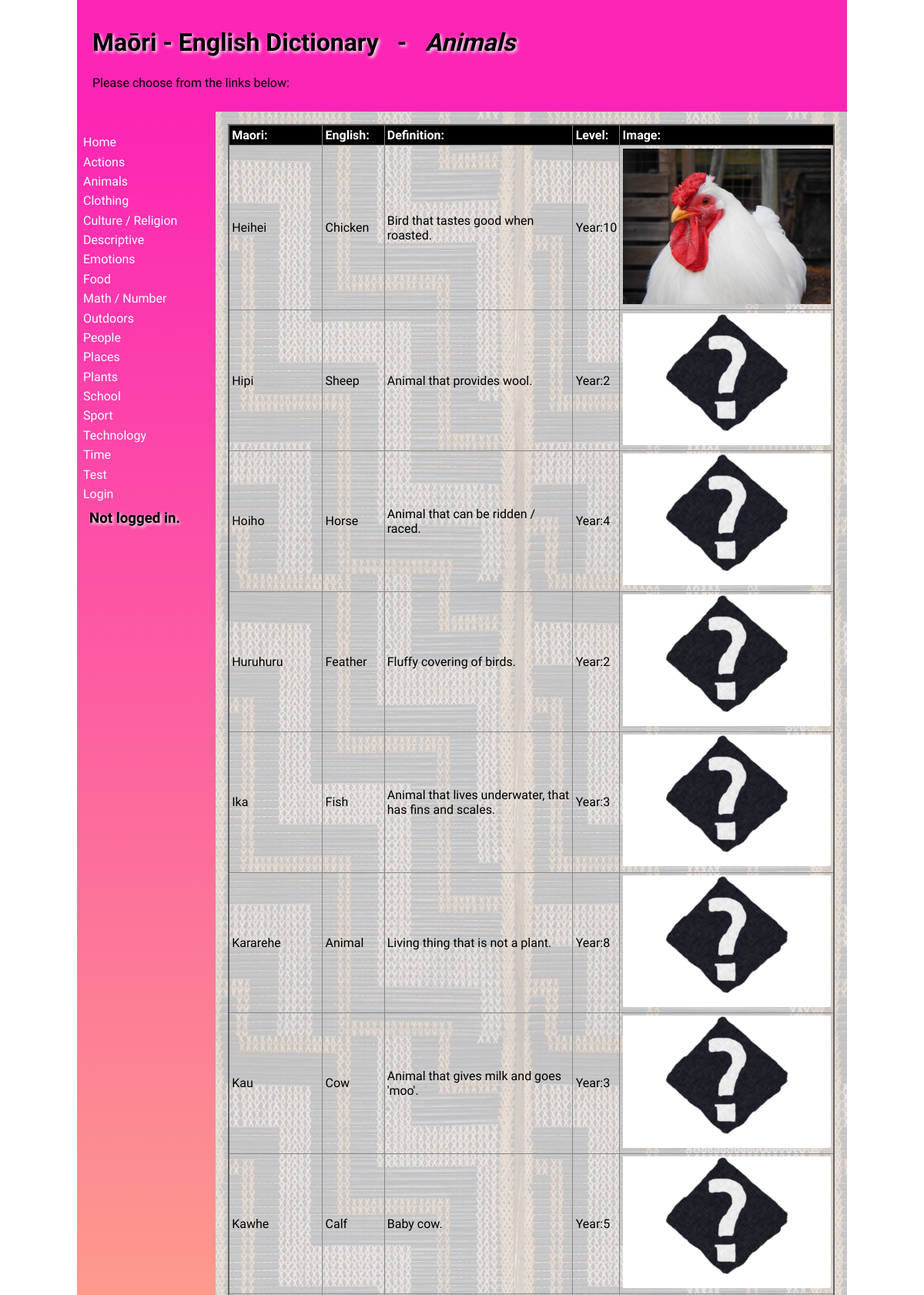
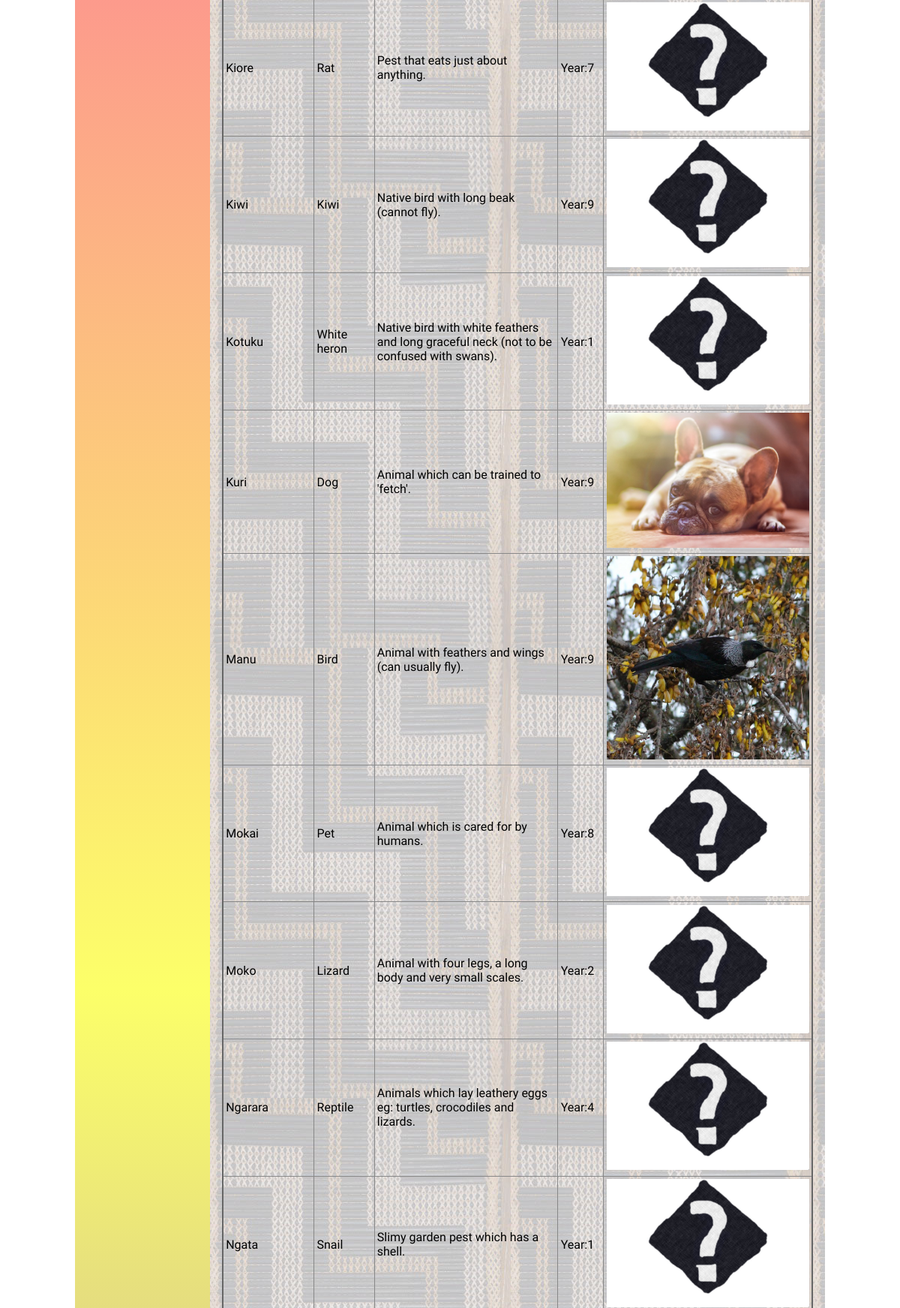
The page /main/Animals (upper part) on the database its author committed (2 pictures, top to bottom).
### tables this page shows
CREATE TABLE categories
(
	id integer /*autoincrement needs PK*/,
	category varchar(30)
, link varchar(30));

CREATE TABLE "dictionary"
(
	id integer
		constraint dictionary_pk
			primary key autoincrement,
	maori varchar(30),
	english varchar(30),
	category varchar(30),
	definition varchar(60),
	level integer
);

### app.py (the view, shortened to what this page needs)
@app.route('/main/<category>', methods=['GET', 'POST'])
def render_menu_page(category):
    current_category = category.replace("&", " / ").capitalize()
    print(current_category)
    return render_template("main.html", table=get_dictionary(), categories=get_categories(),
                           current=current_category, logged_in=is_logged_in(),
                           name=session.get('first_name'), admin=session.get('admin'))

### app.py (called while the page is built)
def create_connection(db_file):
    try:
        connection = sqlite3.connect(db_file)
        print(connection)
        return connection
    except Error as e:
        print(e)
    return None

def get_dictionary():
    con = create_connection(DB_NAME)
    query = "SELECT id, maori, english, category, definition, level FROM dictionary"
    cur = con.cursor()
    cur.execute(query)
    table = cur.fetchall()
    con.close()
    return table

def get_categories():
    con = create_connection(DB_NAME)
    query = "SELECT category, link FROM categories"
    cur = con.cursor()
    cur.execute(query)
    categories_table = cur.fetchall()
    con.close()
    return categories_table

def is_logged_in():
    if session.get('email') is None:
        print("Currently not logged in")
        return False
    else:
        print("Currently logged in")
        return True

### templates/main.html (shortened to what this page needs)
{% extends "base.html" %}
{% block heading %}Maōri - English Dictionary &#160;&#160;-&#160;&#160; <em>{{current}}</em>{% endblock %}
{% block main %}
<div class="table">
    <table>
        <tr>
            <th>Maori:</th>
            <th>English:</th>
            <th>Definition:</th>
            <th>Level:</th>
            <th>Image:</th>
        </tr>
        {% for items in table %}
            {% if items[3].capitalize() == current: %}
                <tr>
                    <td>{{items[1].capitalize()}}
                    </td>
                    <td>{{items[2].capitalize()}} </td>
                    <td>{{items[4].capitalize()}}</td>
                    <td>Year:{{items[5]}}</td>
                    <td><img id="img" src="/static/images/{{ items[2] }}.jpg" alt="Not Found"
                             onerror=this.src="/static/images/null.jpg"></td>
                </tr>
            {% endif %}
        {% endfor %}
    </table>
</div>
{% endblock %}

### templates/base.html (shortened to what this page needs)
<!doctype html>
<html lang="en">
<head>
	<link href="{{ url_for('static', filename='css/style.css') }}" rel="stylesheet">
</head>
<body>
	<div id="container">
		<header>
			<div class="header">
				<h1>{% block heading %}{% endblock %}</h1>
				<p>Please choose from the links below:</p>
			</div>
		</header>
		<nav>
			<ul>
				<li><a href="\">Home</a></li>
				{% for category, link in categories %}
				<li><a href="\main\{{ link }}">{{ category }}</a></li>
        		{% endfor %}
				{% if logged_in: %}
					<li><a href="\logout">Logout</a></li>
					<span></span>
					<h3>Account: {{ name }} <em>Admin: {{ admin }}</em></h3>
				{% else: %}
					<li><a href="\login">Login</a></li>
					<h3>Not logged in.</h3>
				{% endif %}
			</ul>
		</nav>
		<main>
            {% block main %}{% endblock %}
        </main>
	</div>
</body>
</html>

### static/css/style.css (style rules this page uses)
* { font-family: Comfortaa, sans-serif; margin: 0; padding: 0; box-sizing: border-box; }
#container { display: grid; grid-template-columns: 75px auto; grid-template-areas: 'nav header' 'main main' 'footer footer'; }
header { display: flex; flex-wrap: wrap; padding:20px; grid-area: header; background-color: #fd25b5; }
nav { grid-area: nav; }
main { grid-area: main; padding: 1rem; background-color: #edd; }
h1, h2 { padding: 1rem 0; font-family: 'Suez One', serif; color: #000; text-shadow: 2px 2px 4px #fff; }
h3, h4 { padding: 0.5rem; font-family: 'Suez One', serif; color: #000; text-shadow: 2px 2px 4px #fff; }
p { padding: 0.5rem 0; }
a { color: #222; }
img { width: 100%; }
table { width: 100%; border: 2px solid #666; border-collapse: collapse; }
th, td { border: 1px solid #888; padding: 0.2rem; text-align: left; }
th { background-color: #000; color: #fff; }
@media only screen and (min-width: 768px) { #container { grid-template-columns: 180px auto; grid-template-areas: 'header header' 'nav main' 'footer footer'; } }
@media only screen and (min-width: 768px) { nav { background: linear-gradient(180deg, rgb(253, 37, 181) 0%, rgb(252, 255, 105) 50%, rgb(98, 28, 250) 100%); padding: 0.5rem; } }
@media only screen and (min-width: 768px) { nav ul { list-style: none; } }
@media only screen and (min-width: 768px) { nav li { padding: 0.2rem 0; } }
@media only screen and (min-width: 768px) { nav a { color: #fff; text-decoration: none; } }
@media only screen and (min-width: 768px) { main { background-image: url('/static/images/poutama.jpg'); } }
@media only screen and (min-width: 1000px) { #container { width: 1000px; margin: auto; } }

### rows shown on the page
categories: category "Actions"
categories: category "Animals"
categories: category "Clothing"
categories: category "Culture / Religion"
categories: category "Descriptive"
categories: category "Emotions"
categories: category "Food"
categories: category "Math / Number"
categories: category "Outdoors"
categories: category "People"
categories: category "Places"
categories: category "Plants"
categories: category "School"
categories: category "Sport"
categories: category "Technology"
categories: category "Time"
categories: category "Test"
dictionary: maori "Heihei", english "Chicken", definition "Bird that tastes good when roasted.", level "10", english (picture)
dictionary: maori "Hipi", english "Sheep", definition "Animal that provides wool.", level "2"
dictionary: maori "Hoiho", english "Horse", definition "Animal that can be ridden / raced.", level "4"
dictionary: maori "Huruhuru", english "Feather", definition "Fluffy covering of birds.", level "2"
dictionary: maori "Ika", english "Fish", definition "Animal that lives underwater, that has fins and scales.", level "3"
dictionary: maori "Kararehe", english "Animal", definition "Living thing that is not a plant.", level "8"
dictionary: maori "Kau", english "Cow", definition "Animal that gives milk and goes 'moo'.", level "3"
dictionary: maori "Kawhe", english "Calf", definition "Baby cow.", level "5"
dictionary: maori "Kiore", english "Rat", definition "Pest that eats just about anything.", level "7"
dictionary: maori "Kiwi", english "Kiwi", definition "Native bird with long beak (cannot fly).", level "9"
dictionary: maori "Kotuku", english "White heron", definition "Native bird with white feathers and long graceful neck (not to be confused with swans).", level "1"
dictionary: maori "Kuri", english "Dog", definition "Animal which can be trained to 'fetch'.", level "9", shows a picture
dictionary: maori "Manu", english "Bird", definition "Animal with feathers and wings (can usually fly).", level "9", english (picture)
dictionary: maori "Mokai", english "Pet", definition "Animal which is cared for by humans.", level "8"
dictionary: maori "Moko", english "Lizard", definition "Animal with four legs, a long body and very small scales.", level "2"
dictionary: maori "Ngarara", english "Reptile", definition "Animals which lay leathery eggs eg: turtles, crocodiles and lizards.", level "4"
dictionary: maori "Ngata", english "Snail", definition "Slimy garden pest which has a shell.", level "1"

### other values the page prints
{{ current }} "Animals"
